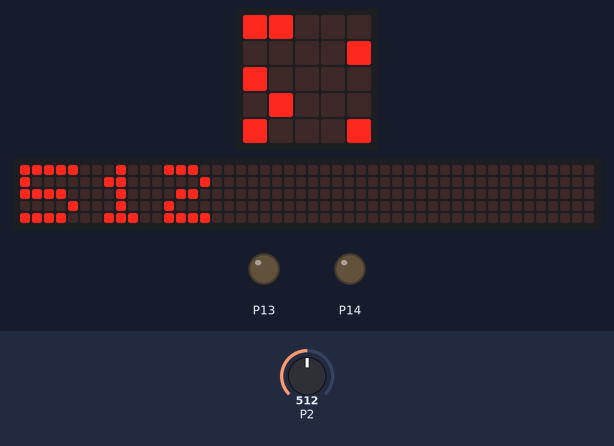
Recording of a program running on a simulated BBC micro:bit (MakeCode). Shown: the board's 5×5 LED display, a strip that is not on the board, showing the scrolling text unrolled, output pins drawn as LEDs (lit = HIGH). The inputs (shaded band) are chosen by the test bench; at power-on: P2 = 512 (analog values on the 0–1023 scale). The 48×5 strip is a reading aid, not a part: it shows the text the display is scrolling, unrolled, one strip-width of it at a time.

Above: at 17.67 s.
17.7 s: P2 set to 109
21.5 s: P2 set to 90
At 24.09 s:
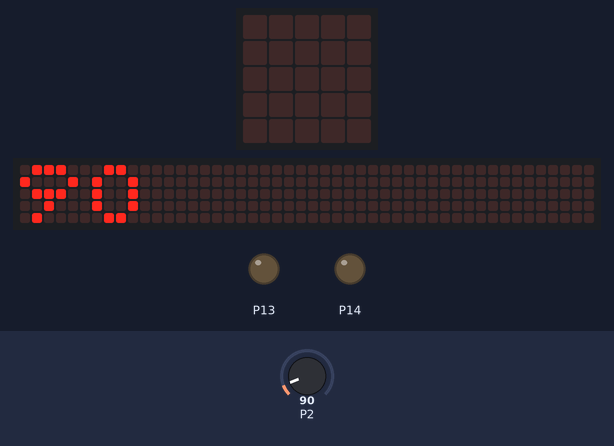
25.5 s: P2 set to 110
At 27.1 s:
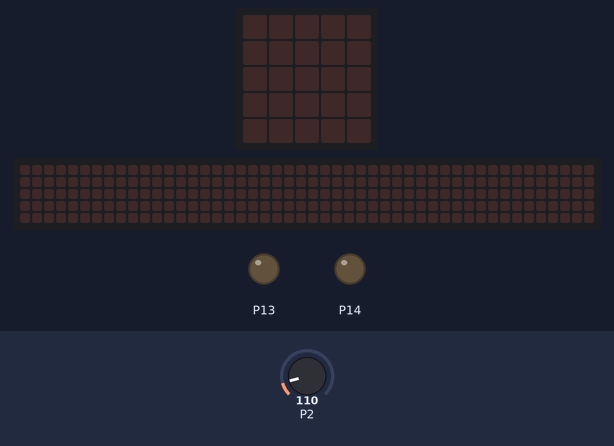
27.3 s: P2 set to 0
At 32.0 s:
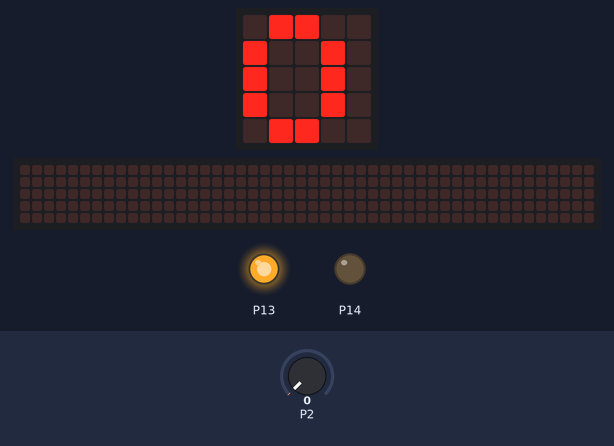
Timing chart, 0 to 32.9 s (numbered marks = the images above; inputs shaded):
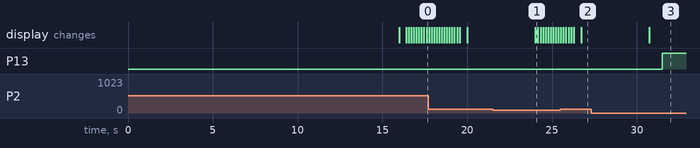

The program:

main.ts
```typescript
serial.redirect(
SerialPin.P0,
SerialPin.P1,
BaudRate.BaudRate9600
)
basic.pause(16000)
basic.showLeds(`
    # # # . .
    # . # # .
    # # # . #
    . . # # .
    . . # . #
    `)
pins.digitalWritePin(DigitalPin.P13, 0)
pins.digitalWritePin(DigitalPin.P14, 0)
basic.forever(function () {
    basic.showString("" + (pins.analogReadPin(AnalogPin.P2)))
    if (pins.analogReadPin(AnalogPin.P2) < 100) {
        serial.writeString("Moisture Sensor Value:" + convertToText(pins.analogReadPin(AnalogPin.P2)))
        pins.digitalWritePin(DigitalPin.P13, 1)
        pins.digitalWritePin(DigitalPin.P14, 0)
        basic.pause(3000)
        pins.digitalWritePin(DigitalPin.P13, 0)
        pins.digitalWritePin(DigitalPin.P14, 0)
        basic.pause(10000)
    } else {
        serial.writeString("Moisture Sensor Value:" + convertToText(pins.analogReadPin(AnalogPin.P2)))
        pins.digitalWritePin(DigitalPin.P13, 0)
        pins.digitalWritePin(DigitalPin.P14, 0)
        basic.pause(4000)
    }
})
```

test.ts
```typescript
// 在這裡測試；當此封包作為擴充功能時，將不會編譯此內容。
```

Measured:
- after the input at 25.5 s, P13: stays LOW (without the input it goes to HIGH after 1.2 s)
- after the input at 27.3 s, P13: LOW → HIGH after 4.2 s
